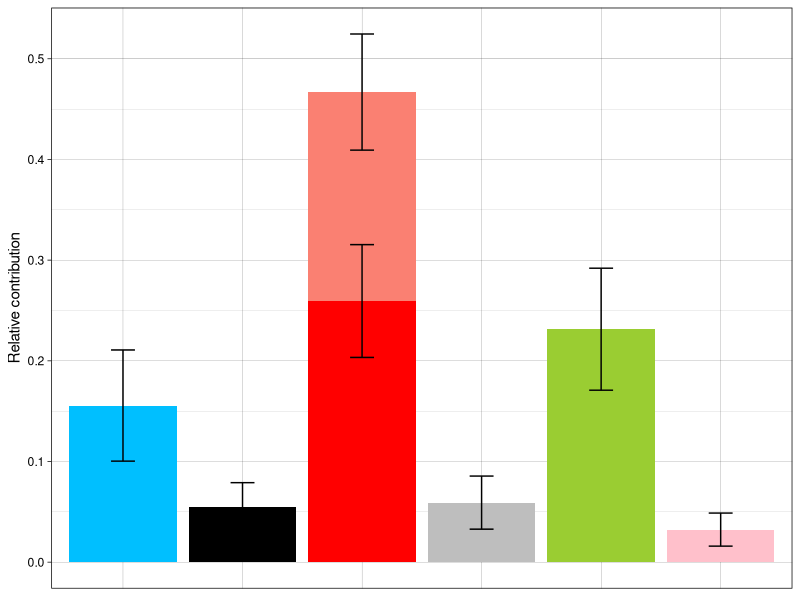

This figure's R source:
#generating plot for bergeron 8 species spectra
#Fig. 4A

library(dplyr)
library(tidyr)
library(ggplot2)

#read in data
data <- read.csv("bergeron8spectra.csv")

# normalize within each fish
data_prop <- data %>%
  rowwise() %>%
  mutate(total = sum(c_across(`CtoA`:`TtoG`), na.rm = TRUE)) %>%
  mutate(across(`CtoA`:`TtoG`, ~ ifelse(total == 0, NA_real_, .x / total))) %>%
  ungroup() %>%
  select(-total)

# pivot to long
data_long <- data_prop %>%
  pivot_longer(cols = -Fish, names_to = "MutationType", values_to = "Proportion")

# separate C>T from other spectra
data_long <- data_long %>%
  mutate(
    MainType = case_when(
      MutationType %in% c("CtoT_noCpG", "CtoT_CpG") ~ "CtoT",
      TRUE ~ MutationType
    ),
    SubType = MutationType
  )
data_long$Proportion <- as.numeric(data_long$Proportion)

# calc mean and SE
summary_stats <- data_long %>%
  group_by(MainType, SubType) %>%
  summarise(
    Mean = mean(Proportion),
    SE = sd(Proportion)/sqrt(n()),
    .groups = 'drop'
  )

# make sure MainType is consistent
summary_stats <- summary_stats %>%
  mutate(MainType = case_when(
    SubType %in% c("CtoT_CpG", "CtoT_noCpG") ~ "CtoT",
    TRUE ~ SubType
  ))

# set factors for right order
summary_stats$MainType <- factor(summary_stats$MainType,
                                 levels = c("CtoA", "CtoG", "CtoT", "TtoA", "TtoC", "TtoG"),
                                 labels = c("C>A", "C>G", "C>T", "T>A", "T>C", "T>G"))

summary_stats$SubType <- factor(summary_stats$SubType,
                                levels = c("CtoT_noCpG", "CtoT_CpG", "CtoA", "CtoG", "TtoA", "TtoC", "TtoG"))

# calc cumulative height for error bars
summary_stats <- summary_stats %>%
  group_by(MainType) %>%
  arrange(MainType, SubType) %>%
  mutate(
    cumulative_height = cumsum(Mean),
    bar_top = cumulative_height,
    ymin = bar_top - SE,
    ymax = bar_top + SE
  )

# plot
bergeron8plot <- ggplot(summary_stats, aes(x = MainType, y = Mean, fill = SubType)) +
  geom_bar(stat = "identity", position = position_stack(reverse = TRUE), width = 0.9) +
  geom_errorbar(aes(ymin = ymin, ymax = ymax),
                width = 0.2) +
  labs(x = "Mutation Type", y = "Relative contribution", fill = "Subcategory") +
  theme_linedraw() +
  scale_fill_manual(values = c(
    "CtoA" = "deepskyblue", "CtoG" = "black",  
    "CtoT_CpG" = "salmon", "CtoT_noCpG" = "red",
    "TtoA" = "gray", "TtoC" = "olivedrab3",
    "TtoG" = "pink")) +
  theme(axis.text.x = element_blank(),
        axis.title.x = element_blank(),
        axis.ticks.x = element_blank(),
        legend.position="none")
bergeron8plot
